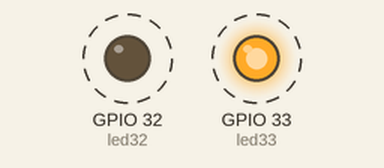
This sketch was run on a simulated ESP32. On the bench: output pins drawn as LEDs (lit = HIGH). Dashed ring = blinking.

Above: at 0.2 s.
Timing chart, 0 to 3.0 s (numbered marks = the images above):
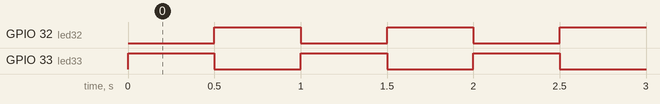

Measured:
- by itself, GPIO 32 (led32), GPIO 33 (led33): alternates HIGH for 0.50 s and LOW for 0.50 s

The sketch:

LED_FLASH.ino
```cpp
//目标：使得32号小灯和33号小灯交替闪烁
const int led32 = 32; //32号GPIO脚(绿灯)
const int led33 = 33; //33号GPIO脚(红灯)

void setup() {
  pinMode(led32,OUTPUT);
  pinMode(led33,OUTPUT);

}

void loop() {
  digitalWrite(led32,LOW);
  digitalWrite(led33,HIGH);
  delay(500); //延时500ms
  digitalWrite(led32,HIGH);
  digitalWrite(led33,LOW);
  delay(500);

}
```
